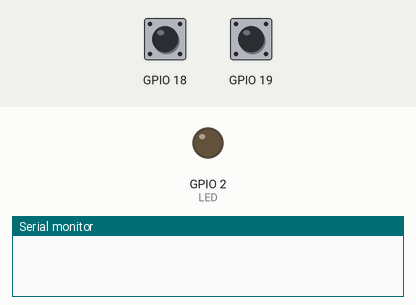
A program run on a simulated ESP32. Parts: output pins drawn as LEDs (lit = HIGH), the last lines printed to the serial monitor. Inputs (shaded band) come from the test bench; at power-on: GPIO 19 HIGH, GPIO 18 HIGH.

Above: at 1.2 s.
1.3 s: GPIO 19 pulled LOW for 0.15 s
At 2.1 s:
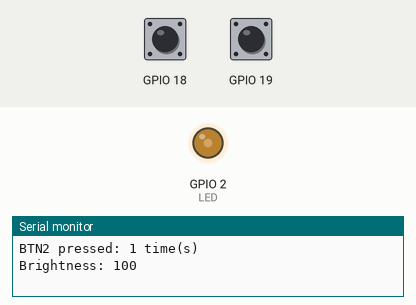
2.9 s: GPIO 19 pulled LOW for 1 s
At 4.6 s:
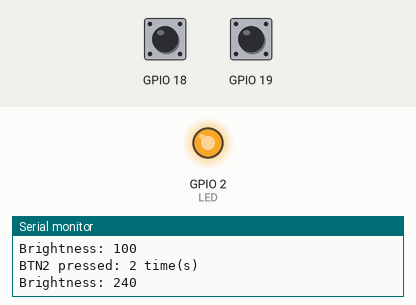
Timing chart, 0 to 6.1 s (numbered marks = the images above; inputs shaded):
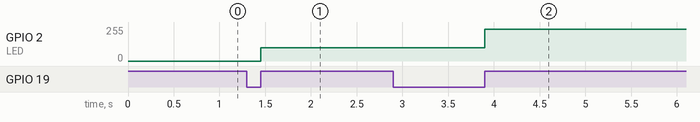

Measured:
- after the input at 1.3 s, GPIO 2 (LED): 0/255 → 100/255 after 0.15 s
- after the input at 2.9 s, GPIO 2 (LED): 100/255 → 239/255 after 1.0 s

The program:

main.cpp
```cpp
#include <Arduino.h>

#define BTN1 18
#define BTN2 19
#define LED 2
#define LDR 32

volatile uint32_t last_ml1 = 0;
volatile uint32_t last_ml2 = 0;
bool led_on = false;

struct Button
{
  const uint8_t pin;
  uint32_t key_press_count;
  bool pressed;
};

Button btn1 = {BTN1, 0, false};
Button btn2 = {BTN2, 0, false};

void IRAM_ATTR isr_btn1()
{
  uint32_t now_ml = millis();

  if (now_ml - last_ml1 > 200)
  {
    btn1.key_press_count++;
    btn1.pressed = true;
    last_ml1 = now_ml;
  }
}

void IRAM_ATTR isr_btn2()
{
  uint32_t now_ml = millis();

  if (now_ml - last_ml2 > 200)
  {
    btn2.key_press_count++;
    btn2.pressed = true;
    last_ml2 = now_ml;
  }
}

uint8_t level = 0;
const uint8_t led_val[3] = {0, 100, 240};
const int channel = 0;
const int freq = 5000;
const int res = 8;

void setup()
{
  Serial.begin(115200);

  pinMode(btn1.pin, INPUT_PULLUP);
  pinMode(btn2.pin, INPUT_PULLUP);

  attachInterrupt(btn1.pin, isr_btn1, RISING);
  attachInterrupt(btn2.pin, isr_btn2, RISING);

  ledcSetup(channel, freq, res);
  ledcAttachPin(LED, channel);
}

void loop()
{
  if (btn1.pressed)
  {
    uint16_t val = analogRead(LDR);

    Serial.printf("BTN1 pressed: %u time(s)\n", btn1.key_press_count);
    Serial.printf("LDR value: %d\n", val);

    btn1.pressed = false;
  }

  if (btn2.pressed)
  {
    level = (level + 1) % 3;
    uint8_t brightness = led_val[level];
    ledcWrite(channel, brightness);

    Serial.printf("BTN2 pressed: %u time(s)\n", btn2.key_press_count);
    Serial.printf("Brightness: %u\n", brightness);

    btn2.pressed = false;
  }
}
```
